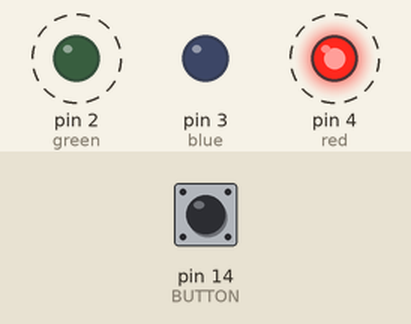
This sketch was run on a simulated Arduino Uno, built with avr-gcc and run on an emulated ATmega328P. Parts: output pins drawn as LEDs (lit = HIGH). Dashed ring = blinking. The test bench sets the inputs (shaded band); at power-on: pin 14 (BUTTON) LOW.

Above: at 0.37 s.
At 1.3 s:
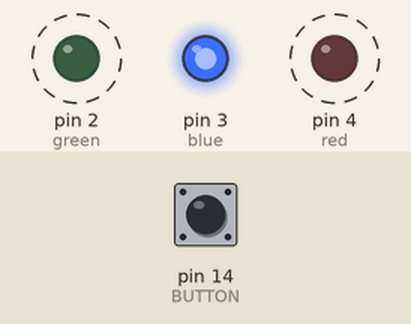
1.4 s: pin 14 (BUTTON) pulled HIGH for 3.2 s
At 4.87 s:
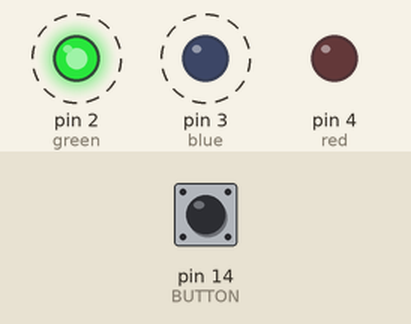
Timing chart, 0 to 12.1 s (numbered marks = the images above; inputs shaded):
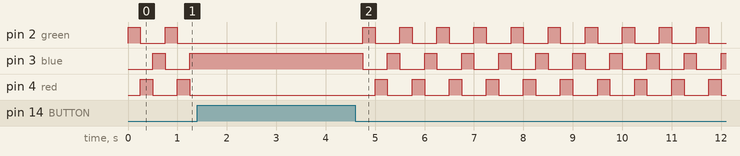

The sketch:

demo4.ino
```cpp
const int green = 2;
const int blue = 3;
const int red = 4;
const int BUTTON = 14;
int counter = 0;
int val = 0;
int btnpressed = 0;
void setup()
{
  pinMode(blue, OUTPUT);
  pinMode(green, OUTPUT);
  pinMode(red, OUTPUT);
  pinMode(BUTTON, INPUT);
}
void loop()
{
  val = digitalRead(BUTTON);
  if (val == 1 && btnpressed == 0) {

    digitalWrite(green, LOW);
    digitalWrite(red, HIGH);
    delay(100);
    digitalWrite(red, LOW);
    digitalWrite(blue, HIGH);
    delay(100);
    digitalWrite(blue, LOW);
    digitalWrite(green, HIGH);
    delay(100);

  } else {
    btnpressed = 1;
    if (val == 0) {
      if (counter == 3) {
        counter = 1;
      } else {
        counter++;
      }
    }
    if (counter == 1) {
      digitalWrite(red, LOW);
      digitalWrite(blue, LOW);
      digitalWrite(green, HIGH);
      delay(250);
    }
    if (counter == 2) {
      digitalWrite(blue, LOW);
      digitalWrite(green, LOW);
      digitalWrite(red, HIGH);
      delay(250);
    }
    if (counter == 3) {
      digitalWrite(green, LOW);
      digitalWrite(red, LOW);
      digitalWrite(blue, HIGH);
      delay(250);

    }


  }
}
```
